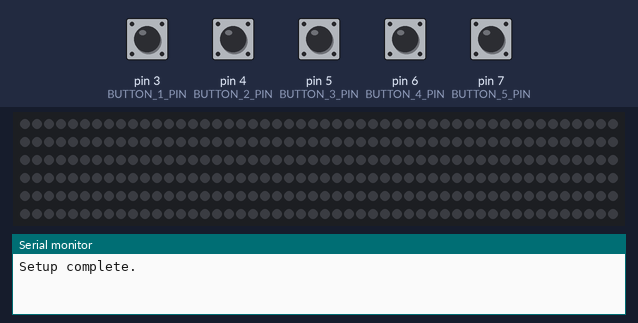
Simulated run of this sketch. Board: Arduino Uno, built with avr-gcc and run on an emulated ATmega328P. On the bench: 300 RGB LEDs in strip order, left to right, continuing on the next row, the last lines printed to the serial monitor. The inputs (shaded band) are chosen by the test bench; at power-on: pin 3 (BUTTON_1_PIN), pin 4 (BUTTON_2_PIN), pin 5 (BUTTON_3_PIN), pin 6 (BUTTON_4_PIN), pin 7 (BUTTON_5_PIN) LOW. Dim RGB values are drawn brighter than linear; random numbers use the default seed unless the sketch sets one.

Above: at 1.2 s.
1.3 s: pin 6 (BUTTON_4_PIN) pulled HIGH for 0.15 s
2.0 s: pin 5 (BUTTON_3_PIN) pulled HIGH for 0.15 s
At 2.09 s:
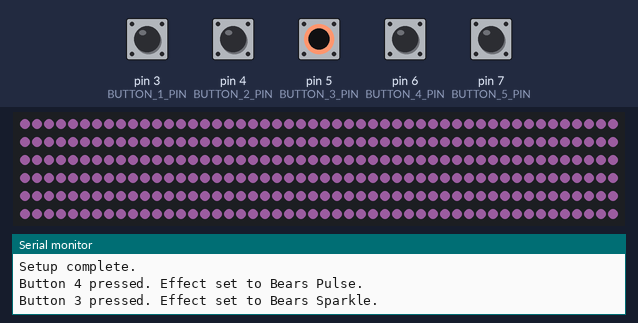
2.7 s: pin 3 (BUTTON_1_PIN) pulled HIGH for 0.15 s
At 3.34 s:
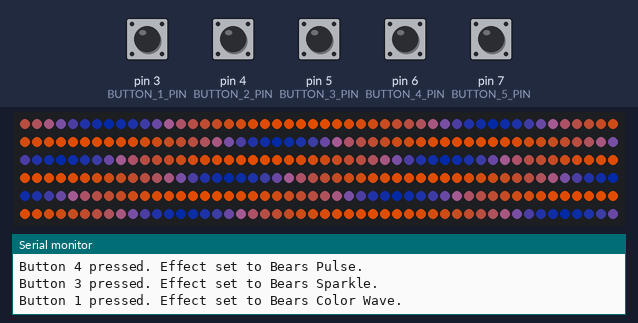
3.4 s: pin 6 (BUTTON_4_PIN) pulled HIGH for 1 s
At 4.4 s:
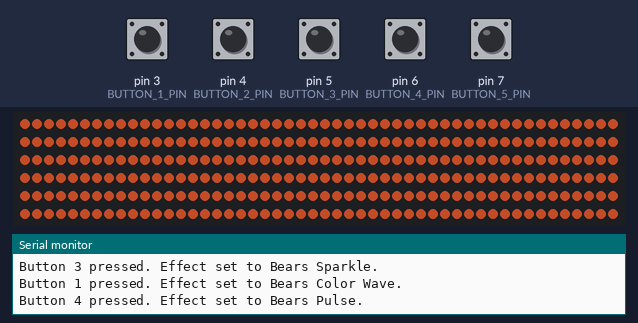
5.0 s: pin 5 (BUTTON_3_PIN) pulled HIGH for 1 s
At 5.44 s:
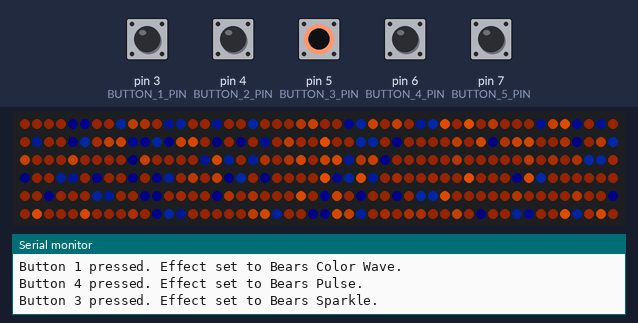
6.6 s: pin 4 (BUTTON_2_PIN) pulled HIGH for 0.15 s
At 6.99 s:
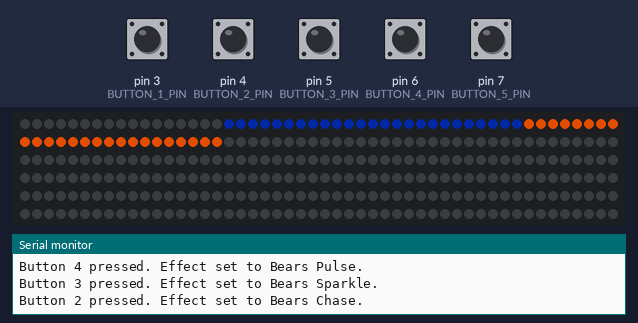
Timing chart, 0 to 8.3 s (numbered marks = the images above; inputs shaded):
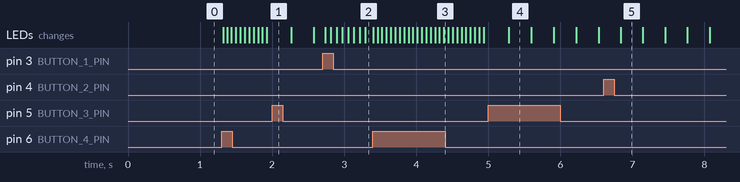

The sketch:

Lights.ino
```cpp
#include <FastLED.h>

#define NUM_LEDS 300
#define DATA_PIN 2

CRGB leds[NUM_LEDS];
CRGB navyBlue = CRGB(0, 10, 42);
CRGB orange = CRGB(165, 56, 0);
int currentEffect = 0;

// Define buttons
#define BUTTON_1_PIN 3
#define BUTTON_2_PIN 4
#define BUTTON_3_PIN 5
#define BUTTON_4_PIN 6
#define BUTTON_5_PIN 7

// Button state flags
bool button1Pressed = false;
bool button2Pressed = false;
bool button3Pressed = false;
bool button4Pressed = false;
bool button5Pressed = false;

// State variables for effects
uint8_t colorWaveIndex = 0;
unsigned long lastColorWaveUpdate = 0;
unsigned long lastPulseUpdate = 0;
bool pulseDirection = true;
uint8_t pulseBrightness = 0;

void setup() {
  FastLED.addLeds<WS2812B, DATA_PIN, GRB>(leds, NUM_LEDS);

  // Initialize buttons with internal pull-up resistors
  pinMode(BUTTON_1_PIN, INPUT);
  pinMode(BUTTON_2_PIN, INPUT);
  pinMode(BUTTON_3_PIN, INPUT);
  pinMode(BUTTON_4_PIN, INPUT);
  pinMode(BUTTON_5_PIN, INPUT);

  // Start serial communication for debugging
  Serial.begin(9600);
  Serial.println("Setup complete.");
}

void loop() {
  // Check for button presses
  if (digitalRead(BUTTON_1_PIN) == HIGH && !button1Pressed) {
    currentEffect = 1;
    Serial.println("Button 1 pressed. Effect set to Bears Color Wave.");
    button1Pressed = true;
  } else if (digitalRead(BUTTON_1_PIN) == LOW && button1Pressed) {
    button1Pressed = false;
  }

  if (digitalRead(BUTTON_2_PIN) == HIGH && !button2Pressed) {
    currentEffect = 2;
    Serial.println("Button 2 pressed. Effect set to Bears Chase.");
    button2Pressed = true;
  } else if (digitalRead(BUTTON_2_PIN) == LOW && button2Pressed) {
    button2Pressed = false;
  }

  if (digitalRead(BUTTON_3_PIN) == HIGH && !button3Pressed) {
    currentEffect = 3;
    Serial.println("Button 3 pressed. Effect set to Bears Sparkle.");
    button3Pressed = true;
  } else if (digitalRead(BUTTON_3_PIN) == LOW && button3Pressed) {
    button3Pressed = false;
  }

  if (digitalRead(BUTTON_4_PIN) == HIGH && !button4Pressed) {
    currentEffect = 4;
    Serial.println("Button 4 pressed. Effect set to Bears Pulse.");
    button4Pressed = true;
  } else if (digitalRead(BUTTON_4_PIN) == LOW && button4Pressed) {
    button4Pressed = false;
  }

  if (digitalRead(BUTTON_5_PIN) == HIGH && !button5Pressed) {
    currentEffect = 0;
    Serial.println("Button 5 pressed. Effect set to All Black.");
    button5Pressed = true;
  } else if (digitalRead(BUTTON_5_PIN) == LOW && button5Pressed) {
    button5Pressed = false;
  }

  // Run the chosen LED effect
  switch (currentEffect) {
    case 1:
      bearsColorWave();
      break;
    case 2:
      bearsChase();
      break;
    case 3:
      bearsSparkle();
      break;
    case 4:
      bearsPulse();
      break;
    default:
      allBlack();
      break;
  }
}

void allBlack() {
  fill_solid(leds, NUM_LEDS, CRGB::Black);
  FastLED.show();
}

void bearsColorWave() {
  if (millis() - lastColorWaveUpdate >= 50) {
    for (int i = 0; i < NUM_LEDS; i++) {
      uint8_t brightnessBlue = sin8(colorWaveIndex + i * 8);
      uint8_t brightnessOrange = sin8(colorWaveIndex + 128 + i * 8);

      leds[i] = CRGB(
        (navyBlue.r * brightnessBlue + orange.r * brightnessOrange) / 255,
        (navyBlue.g * brightnessBlue + orange.g * brightnessOrange) / 255,
        (navyBlue.b * brightnessBlue + orange.b * brightnessOrange) / 255
      );
    }
    FastLED.show();
    colorWaveIndex++;
    lastColorWaveUpdate = millis();
  }
}

void bearsChase() {
  static int pos = 0;
  pos = (pos + 1) % NUM_LEDS;
  fill_solid(leds, NUM_LEDS, CRGB::Black);
  for (int i = 0; i < 50; i++) {
    leds[(pos + i) % NUM_LEDS] = (i < 25) ? navyBlue : orange;
  }
  FastLED.show();
}

void bearsSparkle() {
  fadeToBlackBy(leds, NUM_LEDS, 20);
  for (int i = 0; i < 10; i++) {
    leds[random(NUM_LEDS)] = (random(2) == 0) ? navyBlue : orange;
  }
  FastLED.show();
}

void bearsPulse() {
  if (millis() - lastPulseUpdate >= 50) {
    for (int i = 0; i < NUM_LEDS; i++) {
      uint8_t brightness = pulseBrightness;
      leds[i] = CRGB(
        (navyBlue.r * (255 - brightness) + orange.r * brightness) / 255,
        (navyBlue.g * (255 - brightness) + orange.g * brightness) / 255,
        (navyBlue.b * (255 - brightness) + orange.b * brightness) / 255
      );
    }
    FastLED.show();

    if (pulseDirection) {
      pulseBrightness += 5;
      if (pulseBrightness >= 255) {
        pulseBrightness = 255;
        pulseDirection = false;
      }
    } else {
      pulseBrightness -= 5;
      if (pulseBrightness <= 0) {
        pulseBrightness = 0;
        pulseDirection = true;
      }
    }

    lastPulseUpdate = millis();
  }
}
```
